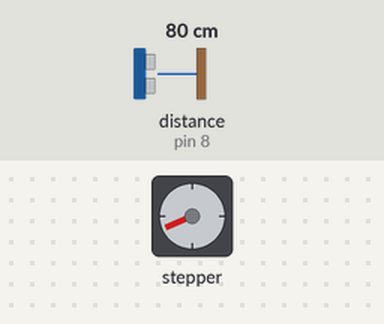
Simulated run of this sketch. Board: Arduino Uno, built with avr-gcc and run on an emulated ATmega328P. Shown: stepper motor. Wiring (inferred from the names in the program): ultrasonic range finder: trigger pin 10; echo pin 8. The test bench sets the inputs (shaded band); at power-on: distance to the obstacle (sensor on pin 8) 80 cm. The echo pulse lasts 58.3 µs per cm; stepper angles assume 57 steps per turn.

Above: at 2.2 s.
2.3 s: distance to the obstacle (sensor on pin 8) set to 120 cm
At 2.4 s:
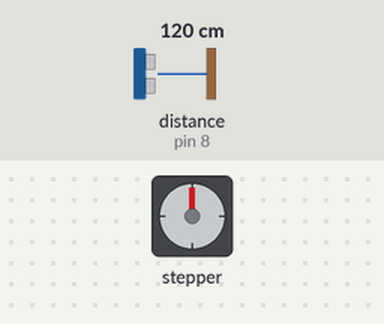
6.0 s: distance to the obstacle (sensor on pin 8) set to 299 cm
At 6.83 s:
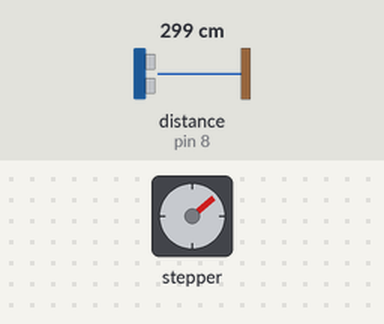
9.7 s: distance to the obstacle (sensor on pin 8) set to 2 cm
At 10.17 s:
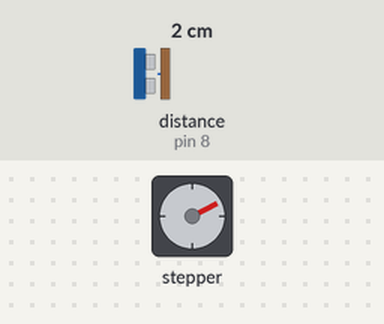
Timing chart, 0 to 31.4 s (numbered marks = the images above; inputs shaded):
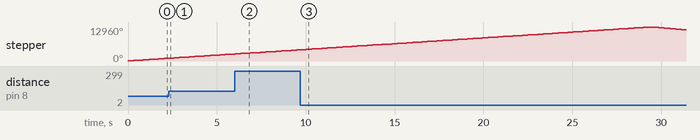

The sketch:

arduino_main.ino
```cpp
#include <SoftwareSerial.h>  //디지털 핀을 시리얼 통신 포트로 사용 가능하게 해주는 라이브러리
#include <Stepper.h> //스텝 모터의 편리한 사용을 위한 라이브러리
#define blueTx 2   //Tx (시리얼 통신 보내는핀 설정)  매크로 기능
#define blueRx 3   //Rx (시리얼 통신 받는핀 설정)
#define TRIG 10
#define ECHO 8
int stepsPerRevolution = 57;  //스텝모터 작동 단위 지정(2048이 360도)
SoftwareSerial BTSerial(blueTx, blueRx);  //시리얼 통신을 위한 객체선언
Stepper myStepper(stepsPerRevolution, 4, 5, 6, 7);  //스텝모터 사용을 위한 객체선언
int ang = 0, dis = 0;             //각도와 거리를 나타내는 정수형 변수를 선언

void setup() {
  // put your setup code here, to run once:
  BTSerial.begin(9600);     //블루투스 시리얼의 보더레이트를 9600으로 설정
//   Serial.begin(9600);
  pinMode(TRIG, OUTPUT);    //초음파센서의 TRIG 핀을 출력으로 설정
  pinMode(ECHO, INPUT);     //초음파센서의 ECHO 핀을 입력으로 설정
  myStepper.setSpeed(100);  //RPM, 1분당 회전 수를 설정한다.
}

int pulse() {   //초음파센서 함수, 정수형 값을 return한다
  long duration, distance;     //int형 변수에 비해 범위가 넓은 long형 변수 선언
  digitalWrite(TRIG, LOW);
  delayMicroseconds(2);     //백만분의 2초동안 delay
  digitalWrite(TRIG, HIGH);
  delayMicroseconds(10);    //10μs
  digitalWrite(TRIG, LOW);
  duration = pulseIn (ECHO, HIGH);  //ECHO출력의 펄스 길이를 받아온다
  distance = duration * 17 / 1000;  //1cm 왕복에 걸리는 시간: 2*0.01/340=58.8μs
  return (distance);        //거리를 반환
}

void loop() {
  // put your main code here, to run repeatedly:
    for (ang = 0; ang < 360; ang += 10)
    {
        myStepper.step(stepsPerRevolution);    //10도 회전
        dis = pulse();      //거리값 받아옴
        String data = (String(ang) + "_" + String(dis));    //전송할 데이터
        BTSerial.println(data);
//         Serial.println(data);
        delay(200);
    }
    myStepper.step(-2048);
    delay(1000);
}
```
